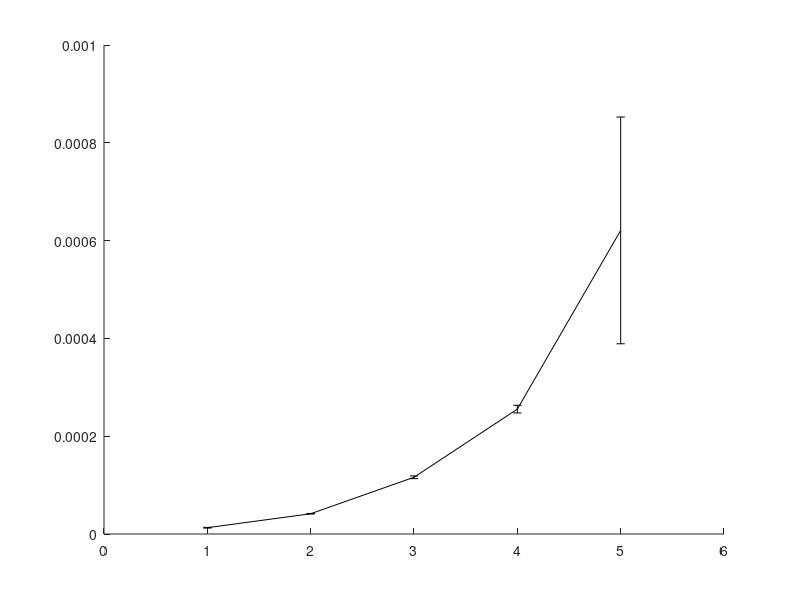

This figure's MATLAB source: (Note: this script raises an error after producing the figure.)
% Plot results from k_length study

sfs = 1:5;

losses = [.0134, .0132, .0120; ...
    .0412, .0410, .0421; ...
    .1151, .1138, .1192; ...
    .2505, .2644, .2513; ...
    .5075, .4675, .8876]*10^(-3);

loss_avgs = mean(losses, 2)
loss_stdevs = std(losses, 0, 2);

% Last one is for sf = 6

RMSES = [.0051, .0051, .0049; ...
    .0091, .0090, .0091; ...
    .0151, .0150, .0154; ...
    .0223, .0227, .0223; ...
    .0316, .0304, .0418];

% last one is for sf = 6

rmse_avgs = mean(RMSES, 2)
rmse_stdevs = std(RMSES, 0, 2)

close all

figure
errorbar(sfs,loss_avgs', loss_stdevs','k','linestyle','none');
xlabel('Stretch Factor')
ylabel('Validation Loss')
